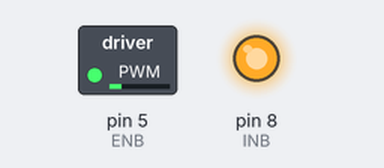
Recording of a sketch running on a simulated Arduino Uno, built with avr-gcc and run on an emulated ATmega328P. On the bench: switched loads named in the sketch (green lamp = pin HIGH), output pins drawn as LEDs (lit = HIGH).

Above: at 0.05 s.
At 2.25 s:
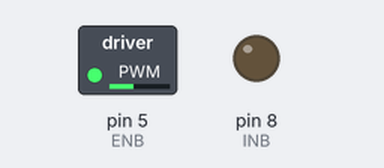
At 4.4 s:
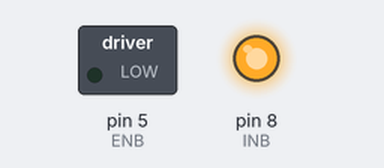
Timing chart, 0 to 5.7 s (numbered marks = the images above):
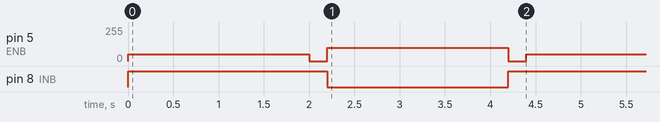

The sketch:

10_1_windmill.ino
```cpp
/*
 * create by straysnail
 * 2022/11/24
 */
#define INB 8  //Define pin 8 to control the direction
#define ENB 5  //Define pin 5 to control the speed

void setup() {
  pinMode(INB, OUTPUT);//Set the pin of controlling the motor to output
  pinMode(ENB, OUTPUT);
}

void loop() {
  anticlockwise();  //Rotate anticlockwise
  delay(2000);
  Stop();           //Stop
  delay(200);
  clockwise();      //Rotate clockwise
  delay(2000);
  Stop();           //Stop
  delay(200);
}

//Rotate anticlockwise
void anticlockwise()
{
  digitalWrite(INB, HIGH);  //Control the direction
  analogWrite(ENB, 50);    //Control the speed which range is 10-255
}
//Rotate clockwise
void clockwise()
{
  digitalWrite(INB, LOW);
  analogWrite(ENB, 100);
}
//Stop
void Stop()
{
  digitalWrite(INB, HIGH);
  analogWrite(ENB, 0);
}
```

Measured:
- by itself, pin 5 (ENB): repeats every 4.4 s: 0/255 0.20 s, 100/255 2.0 s, 0/255 0.20 s, 50/255 2.0 s
- by itself, pin 8 (INB): alternates HIGH for 2.4 s and LOW for 2.0 s
